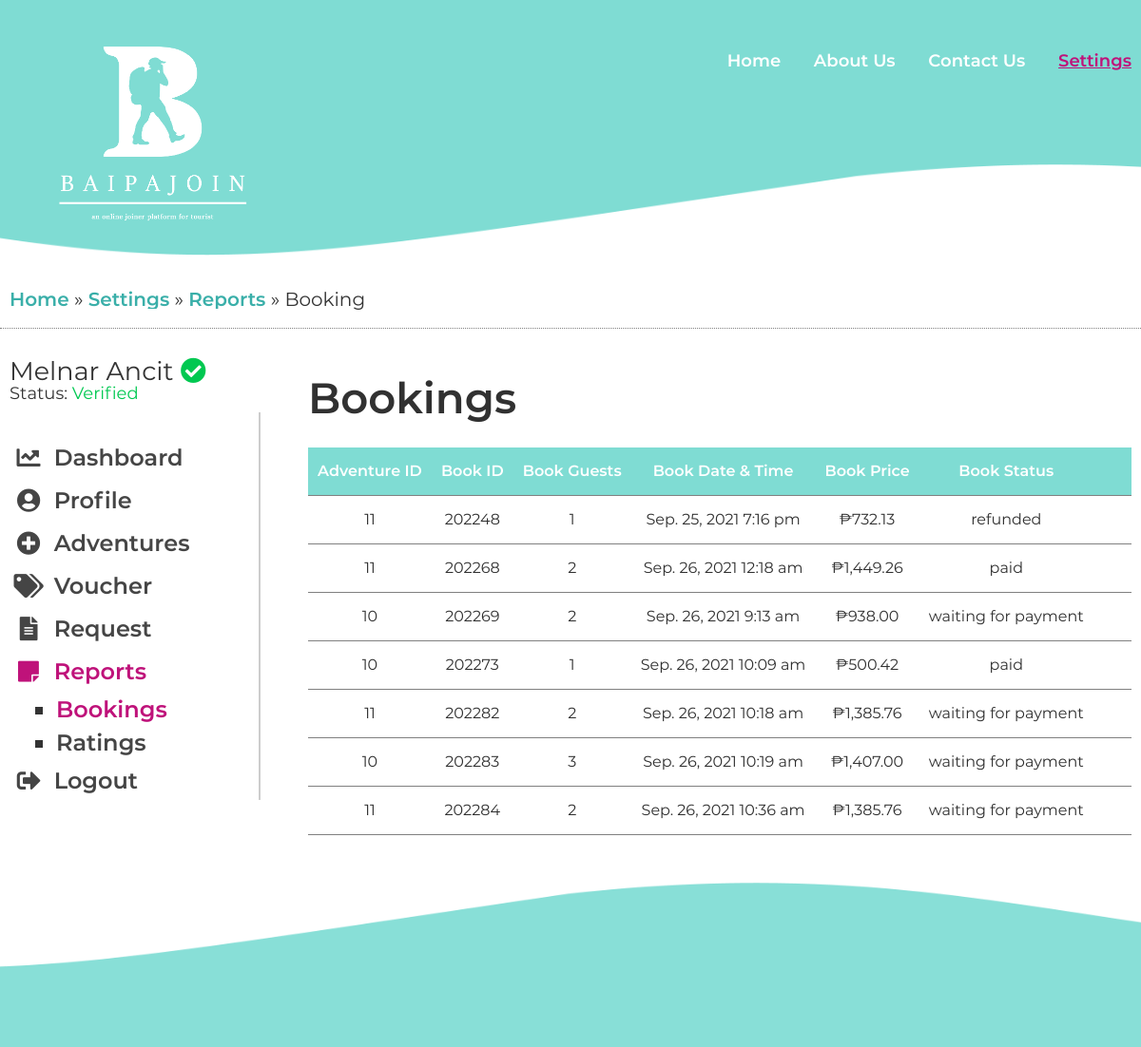
/reports_booking.php (signed in, upper part), run on an earlier commit of the app's database.
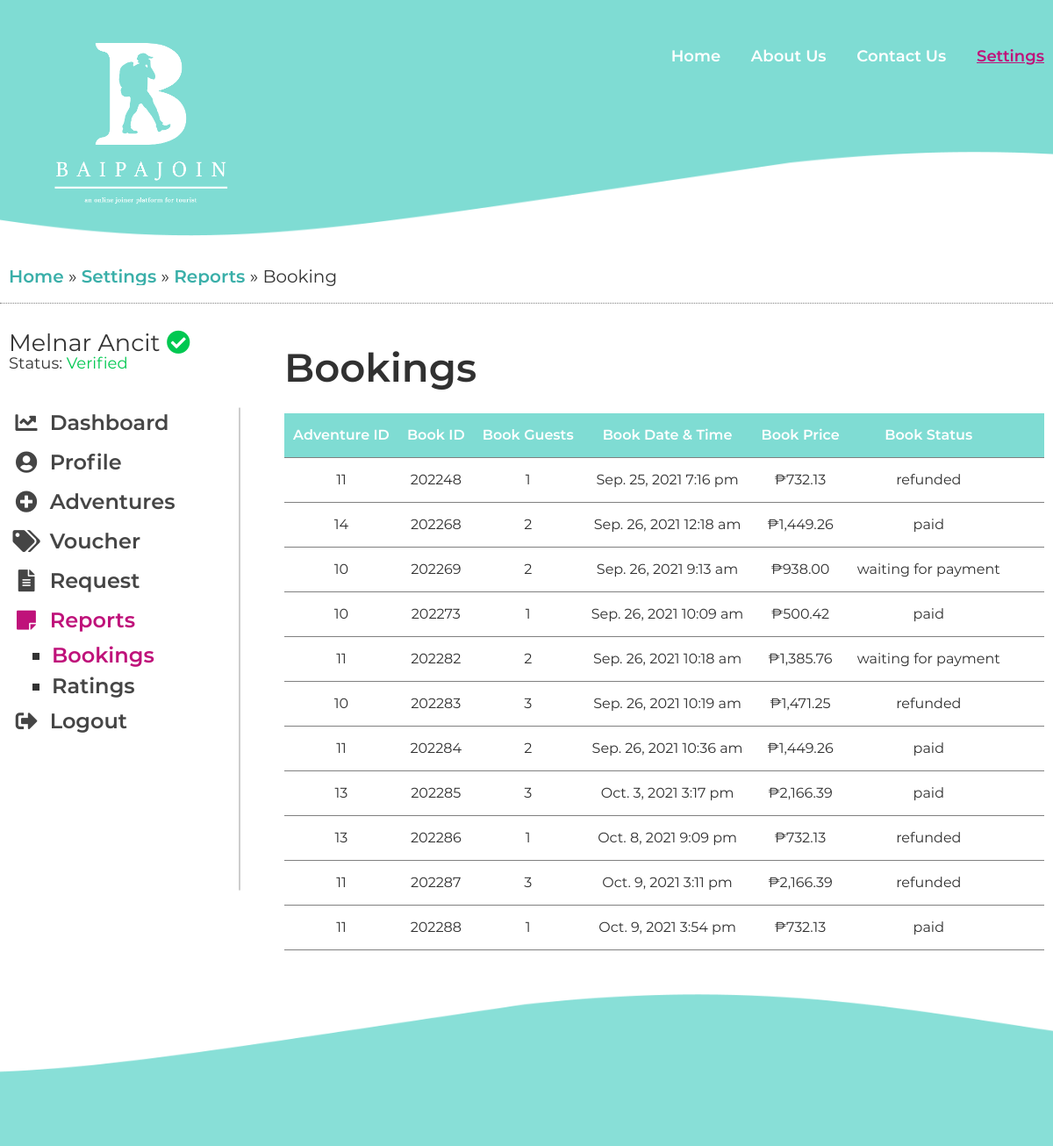
And on a later commit of the database.
### tables this page shows
CREATE TABLE `booking` (
  `book_id` int(11) NOT NULL,
  `book_guests` int(3) NOT NULL,
  `book_datetime` datetime NOT NULL,
  `book_totalcosts` decimal(7,2) NOT NULL,
  `book_status` varchar(25) NOT NULL,
  `joiner_id` int(11) NOT NULL,
  `adv_id` int(11) NOT NULL
);

CREATE TABLE `adventure` (
  `adv_id` int(11) NOT NULL,
  `adv_images` varchar(200) NOT NULL,
  `adv_name` varchar(50) NOT NULL,
  `adv_kind` varchar(25) NOT NULL,
  `adv_type` varchar(15) NOT NULL,
  `adv_address` varchar(50) NOT NULL,
  `adv_town` varchar(50) NOT NULL,
  `adv_totalcostprice` decimal(7,2) NOT NULL,
  `adv_date` date NOT NULL,
  `adv_details` varchar(500) NOT NULL,
  `adv_postedDate` date NOT NULL,
  `adv_maxguests` int(3) DEFAULT NULL,
  `adv_currentGuest` int(3) DEFAULT NULL,
  `adv_itineraryImg` varchar(50) NOT NULL,
  `adv_status` varchar(25) NOT NULL,
  `orga_id` int(11) NOT NULL
);

### extensions/db.php (called while the page is built, shortened)
<?php
	class DB
	{
		static $hostname = "localhost";
		static $dbname = "baipajoin";
		static $username  = "root";
		static $password = "";
		public static function query($sql, $params=array(), $transactType)
		{
			$rows = array();
			try
			{
				$db = new PDO("mysql:host=". self::$hostname ."; dbname=". self::$dbname,  self::$username,  self::$password);
				$db->setAttribute(PDO::ATTR_ERRMODE, PDO::ERRMODE_EXCEPTION);
				$cmd = $db->prepare($sql);
				$cmd->execute($params);
				if($transactType == "READ")
					$rows = $cmd->fetchAll();
				else
					$rows = $db->lastInsertId();
			}
			catch(PDOException $e)
			{
				echo $e->getMessage();
			}
			return $rows;
		}
	}
?>

### reports_booking.php (the view, shortened to what this page needs)
<?php
	require_once("extensions/db.php");
?>
<?php include("includes/head.php"); ?>
</head>
	<body>
		<div class="protect-me">
		<div class="clearfix">
<?php include("includes/header.php"); ?>
<?php
	include("includes/nav.php");
?>
<div id="main_area">
	<div class="wrapper">
		<div class="breadcrumbs">
			<a href="index.php">Home</a> &#187; <a href="settings.php">Settings</a> &#187; <a href="reports_booking.php">Reports </a> &#187; Booking
		</div>
		<div class="main_con">
			<?php
				include("includes/sidebar.php");
			?>
			<main>
				<h2>Bookings</h2>
				<?php
				if(isset($_SESSION['organizer'])){
					echo "
					<table>
						<thead>
							<tr>
								<th>Adventure ID</th>
								<th>Book ID</th>
								<th>Book Guests</th>
								<th>Book Date & Time</th>
								<th>Book Price</th>
								<th>Book Status</th>
								<th></th>
								<th></th>
							</tr>
						</thead>
					";
					$orga_bookings = DB::query("SELECT * FROM booking b INNER JOIN adventure a ON a.adv_id = b.adv_id WHERE orga_id=?", array($_SESSION['organizer']), "READ");
					if(count($orga_bookings)>0){
						foreach ($orga_bookings as $result) {
							echo "
							<tr>
								<td>".$result['adv_id']."</td>
								<td>".$result['book_id']."</td>
								<td>".$result['book_guests']."</td>
								<td>".date("M. j, Y g:i a", strtotime($result['book_datetime']))."</td>
								<td>₱".number_format($result['book_totalcosts'], 2, ".", ",")."</td>
								<td>".$result['book_status']."</td>
								<td></td>
								<td></td>
							</tr>
							";
						}
						echo "</table>";
					} else {
						echo "</table>";
						echo "<h3>No bookings found!</h3>";
					}
				}
				?>
			</main>
		</div>
	</div>
</div>
<?php include("includes/footer.php"); ?>

What changed in the data, as far as the page shows it:
changed booking "Sep. 26, 2021 12:18 am": adv.adv_id "11" → "14"
changed booking "Sep. 26, 2021 10:19 am": book_totalcosts "1,407.00" → "1,471.25"; book_status "waiting for payment" → "refunded"
changed booking "Sep. 26, 2021 10:36 am": book_totalcosts "1,385.76" → "1,449.26"; book_status "waiting for payment" → "paid"
added booking: adv.adv_id "13", book_id "202285", book_guests "3", book_datetime "Oct. 3, 2021 3:17 pm", book_totalcosts "2,166.39", book_status "paid"
added booking: adv.adv_id "13", book_id "202286", book_guests "1", book_datetime "Oct. 8, 2021 9:09 pm", book_totalcosts "732.13", book_status "refunded"
added booking: adv.adv_id "11", book_id "202287", book_guests "3", book_datetime "Oct. 9, 2021 3:11 pm", book_totalcosts "2,166.39", book_status "refunded"
added booking: adv.adv_id "11", book_id "202288", book_guests "1", book_datetime "Oct. 9, 2021 3:54 pm", book_totalcosts "732.13", book_status "paid"
